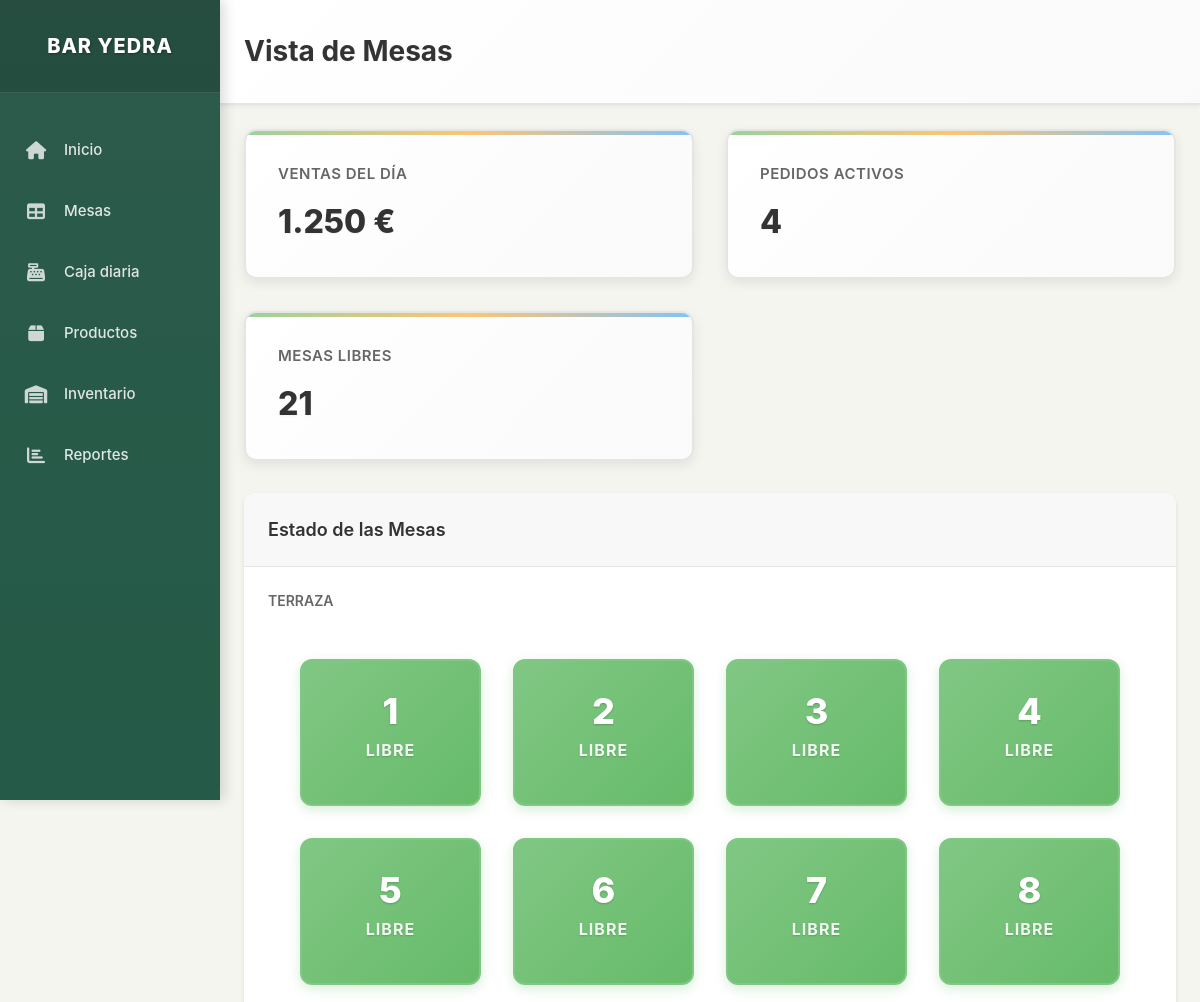
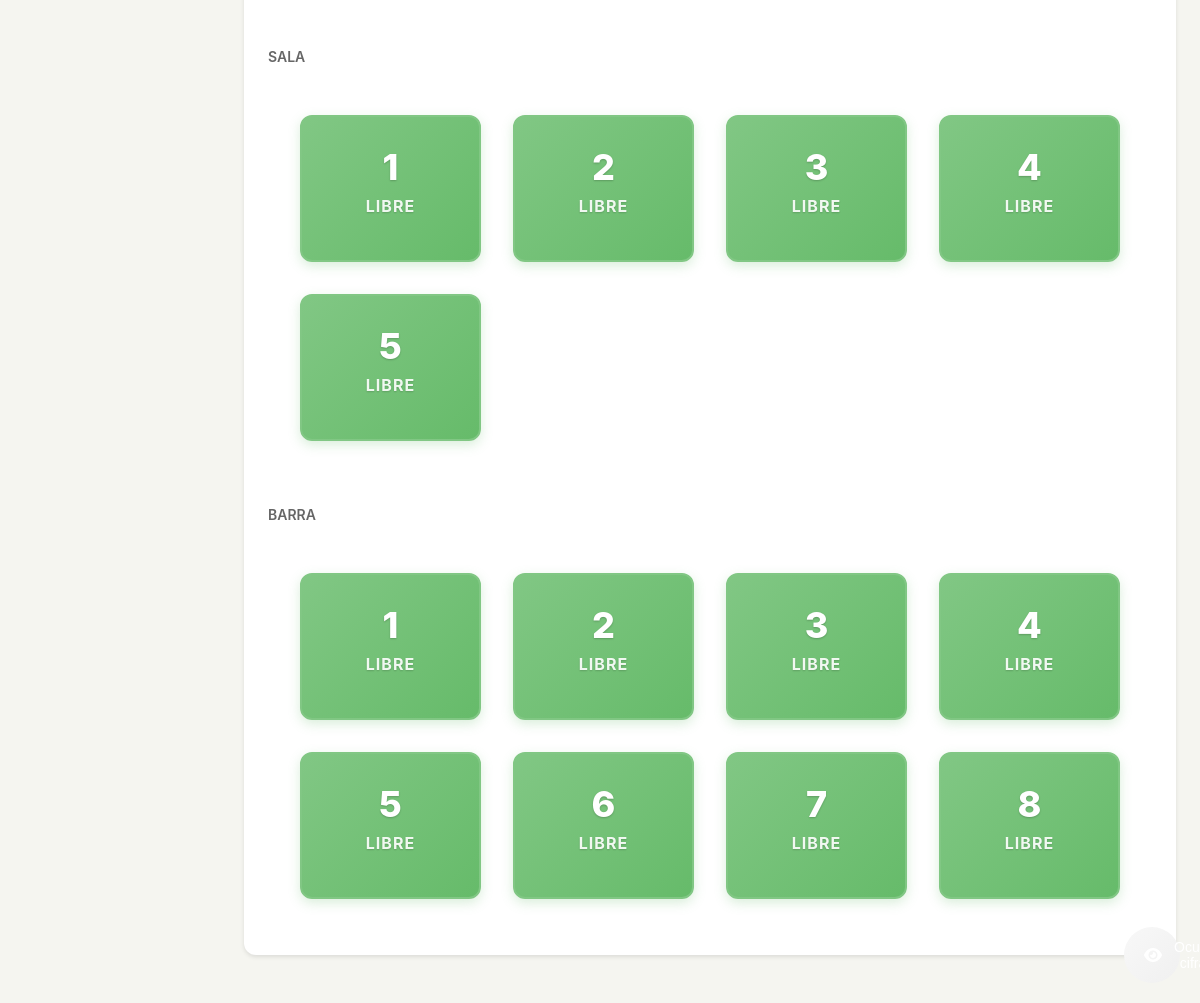
Before: / with the older database file (2 pictures, top to bottom).
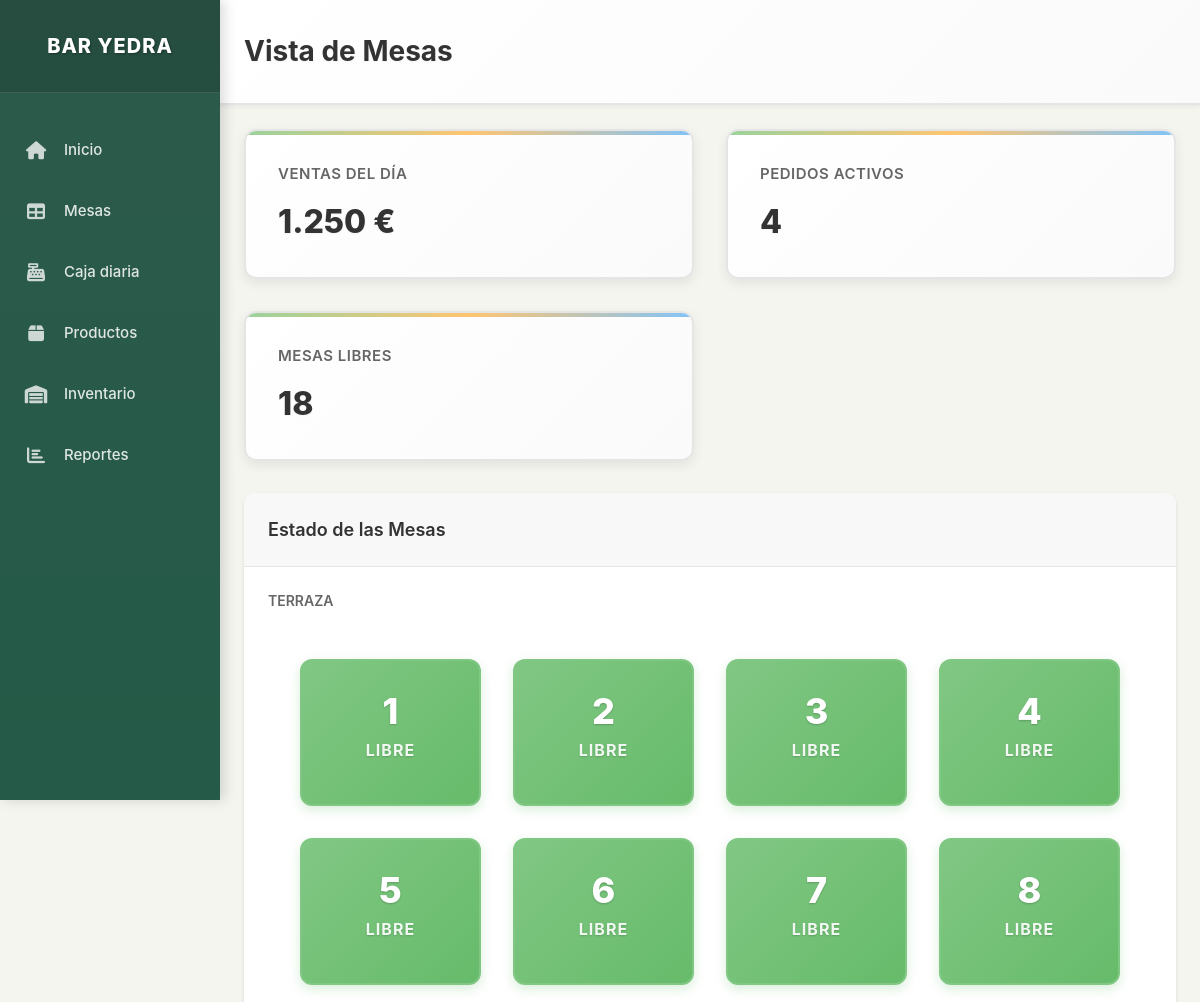
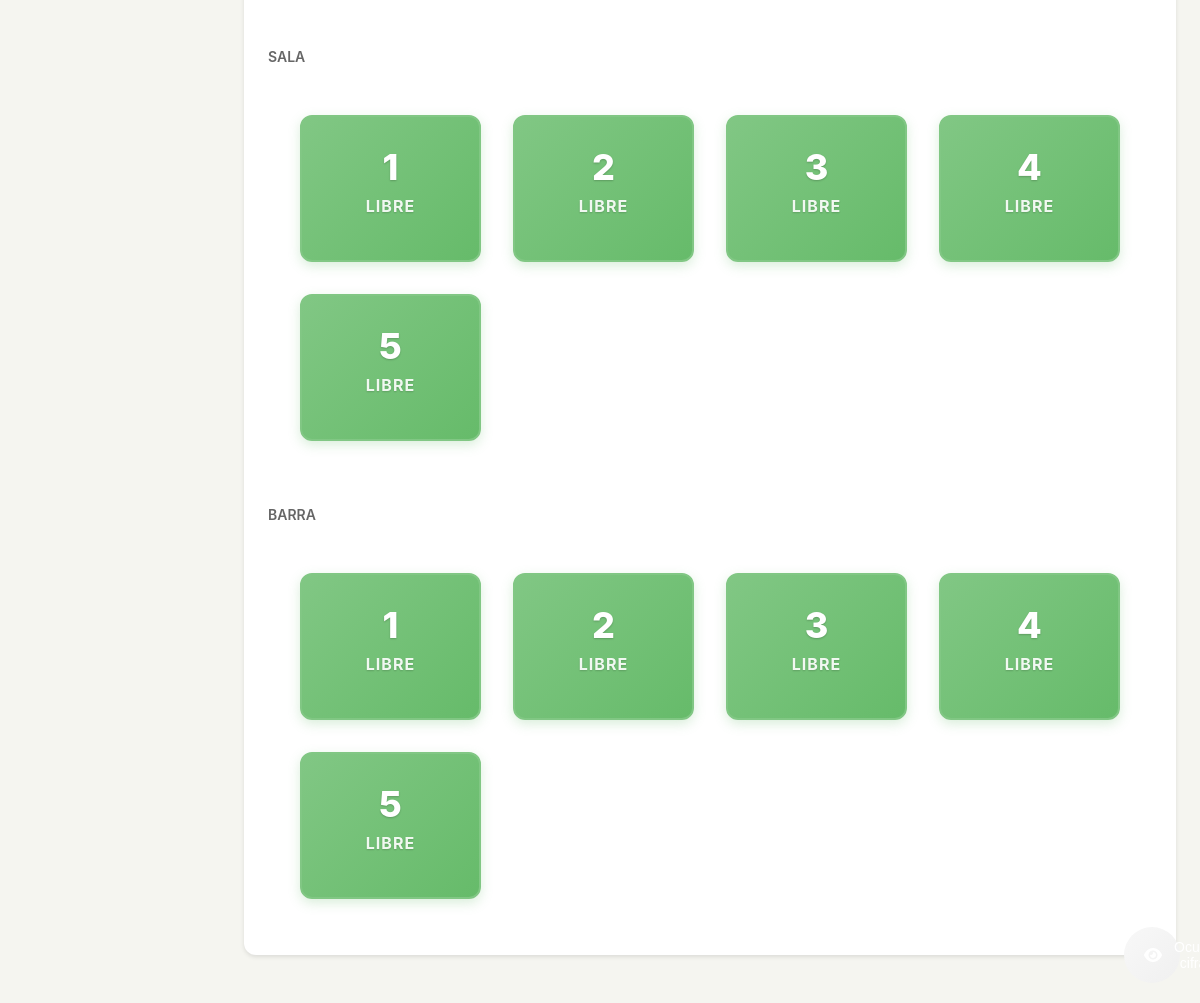
After: the same page with the newer database file (2 pictures, top to bottom).
### models.py (models this page shows, shortened)
class Mesa(db.Model):
    id = db.Column(db.Integer, primary_key=True)
    numero = db.Column(db.Integer, nullable=False)
    zona = db.Column(db.String(50), nullable=False)  # Terraza, Sala, Barra
    estado = db.Column(db.String(20), default='libre')  # libre, ocupada, pagada
    pedidos = db.relationship('Pedido', backref='mesa', lazy=True)

### app.py (the view)
@app.route('/')
def index():
    mesas_terraza = Mesa.query.filter_by(zona='Terraza').all()
    mesas_sala = Mesa.query.filter_by(zona='Sala').all()
    mesas_barra = Mesa.query.filter_by(zona='Barra').all()
    return render_template('index.html',
                         mesas_terraza=mesas_terraza,
                         mesas_sala=mesas_sala,
                         mesas_barra=mesas_barra)

### templates/index.html (shortened to what this page needs)
{% extends "layout.html" %}
{% block page_title %}Vista de Mesas{% endblock %}
{% block content %}
<div class="stats-grid">
    <div class="stat-card">
        <div class="stat-card-title">Ventas del día</div>
        <div class="stat-card-value">1.250 €</div>
    </div>
    <div class="stat-card">
        <div class="stat-card-title">Pedidos activos</div>
        <div class="stat-card-value">4</div>
    </div>
    <div class="stat-card">
        <div class="stat-card-title">Mesas libres</div>
        <div class="stat-card-value">{{ (mesas_terraza + mesas_sala + mesas_barra)|selectattr('estado', 'equalto', 'libre')|list|length }}</div>
    </div>
</div>
<div class="card">
    <div class="card-header">
        <h3 class="card-title">Estado de las Mesas</h3>
    </div>
    <div class="card-body">
        <h4 style="margin-bottom: 16px; color: var(--color-text-light); font-size: 14px; font-weight: 600;">TERRAZA</h4>
        <div class="tables-grid" style="margin-bottom: 32px;">
            {% for mesa in mesas_terraza %}
            <div class="table-card table-{{ mesa.estado }}" onclick="goToTable({{ mesa.id }})">
                <div class="table-number">{{ mesa.numero }}</div>
                <div class="table-status">{{ mesa.estado|title }}</div>
            </div>
            {% endfor %}
        </div>
        <h4 style="margin-bottom: 16px; color: var(--color-text-light); font-size: 14px; font-weight: 600;">SALA</h4>
        <div class="tables-grid" style="margin-bottom: 32px;">
            {% for mesa in mesas_sala %}
            <div class="table-card table-{{ mesa.estado }}" onclick="goToTable({{ mesa.id }})">
                <div class="table-number">{{ mesa.numero }}</div>
                <div class="table-status">{{ mesa.estado|title }}</div>
            </div>
            {% endfor %}
        </div>
        <h4 style="margin-bottom: 16px; color: var(--color-text-light); font-size: 14px; font-weight: 600;">BARRA</h4>
        <div class="tables-grid">
            {% for mesa in mesas_barra %}
            <div class="table-card table-{{ mesa.estado }}" onclick="goToTable({{ mesa.id }})">
                <div class="table-number">{{ mesa.numero }}</div>
                <div class="table-status">{{ mesa.estado|title }}</div>
            </div>
            {% endfor %}
        </div>
    </div>
</div>
{% set mesas_libre = [] %}
{% set mesas_ocupada = [] %}
{% set mesas_pagada = [] %}
{% for mesa in mesas_terraza + mesas_sala + mesas_barra %}
    {% if mesa.estado == 'libre' %}
        {% set _ = mesas_libre.append(mesa) %}
    {% elif mesa.estado == 'ocupada' %}
        {% set _ = mesas_ocupada.append(mesa) %}
    {% elif mesa.estado == 'pagada' %}
        {% set _ = mesas_pagada.append(mesa) %}
    {% endif %}
{% endfor %}
{% endblock %}

Changed rows visible on the page:
removed Mesa: numero "6", estado "LIBRE", shown under "BARRA"
removed Mesa: numero "7", estado "LIBRE", shown under "BARRA"
removed Mesa: numero "8", estado "LIBRE", shown under "BARRA"
Other visible differences:
text no longer shown: "21"
text now shown: "18"
